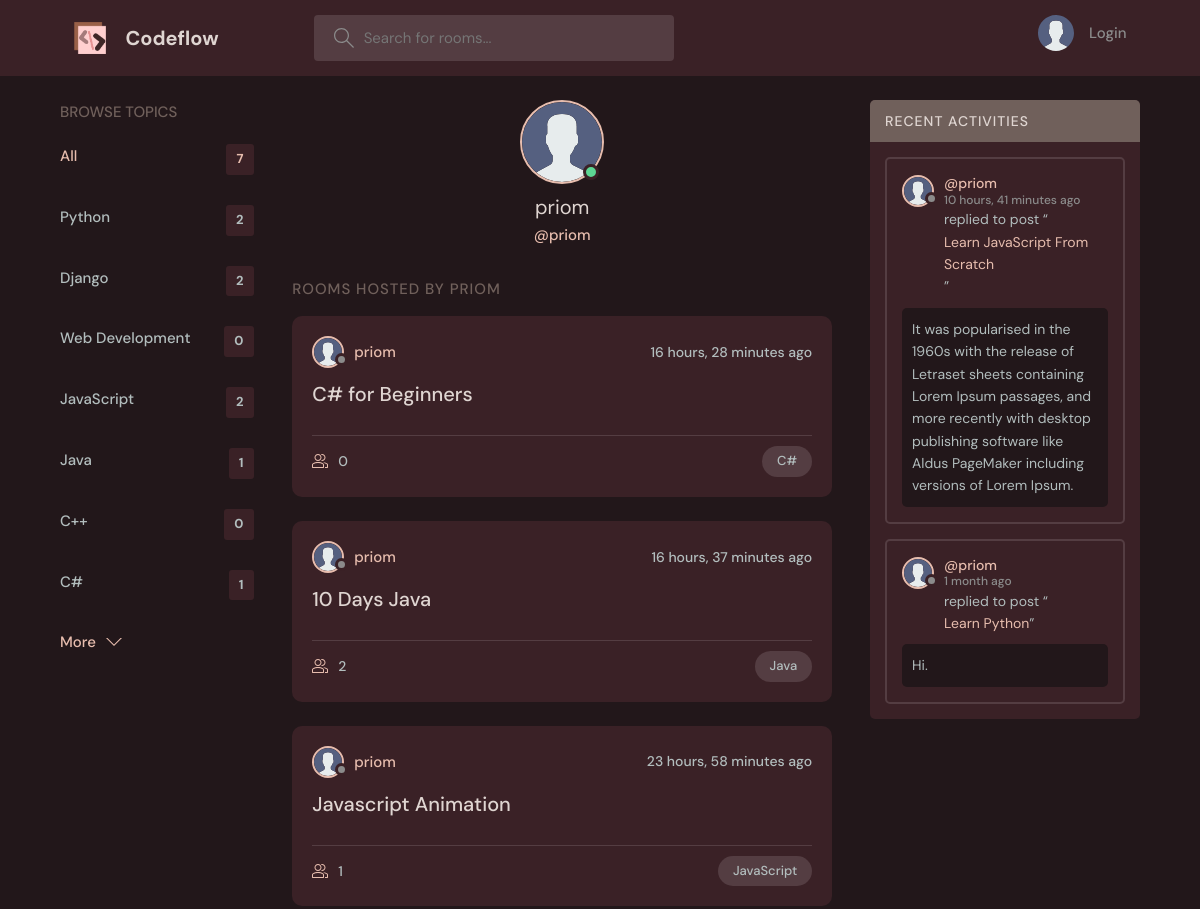
/profile/1/ (upper part), run on an earlier commit of the app's database.
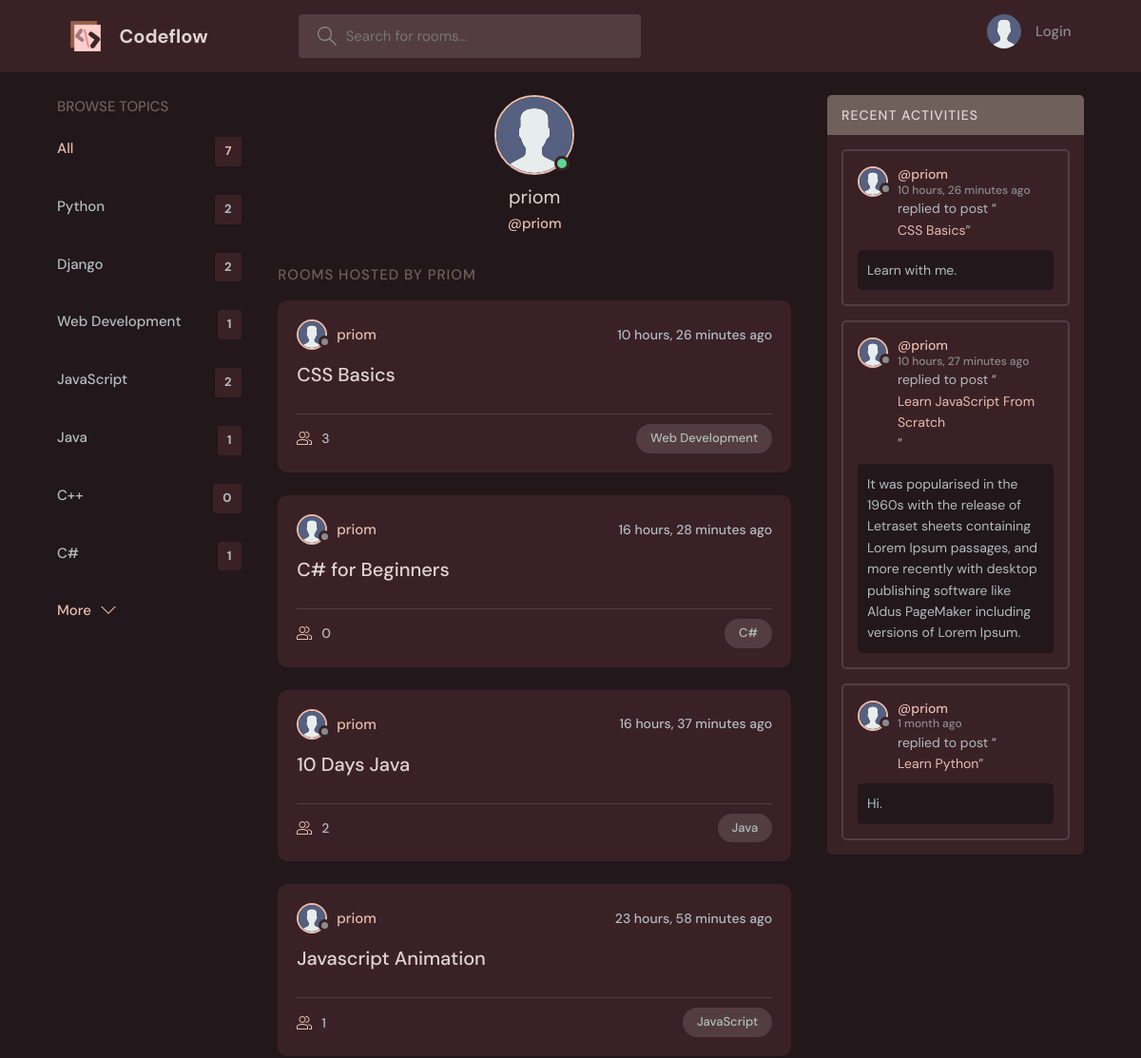
And on a later commit of the database.
### base/models.py (models this page shows, shortened)
class Topic(models.Model):
    name = models.CharField(max_length=200)

class Room(models.Model):
    host = models.ForeignKey(User, on_delete=models.SET_NULL, null=True)
    topic = models.ForeignKey(Topic, on_delete=models.SET_NULL, null=True)
    name = models.CharField(max_length=200)
    description = models.TextField(null=True, blank=True)
    participants = models.ManyToManyField(
        User, related_name='participants', blank=True)
    updated = models.DateTimeField(auto_now=True)
    created = models.DateTimeField(auto_now_add=True)
    class Meta:
        ordering = ['-updated', '-created']
    def __str__(self):
        return self.name

class Message(models.Model):
    user = models.ForeignKey(User, on_delete=models.CASCADE)
    room = models.ForeignKey(Room, on_delete=models.CASCADE)
    body = models.TextField()
    updated = models.DateTimeField(auto_now=True)
    created = models.DateTimeField(auto_now_add=True)
    class Meta:
        ordering = ['-updated', '-created']

### base/views.py (the view)
# urls.py: path('profile/<str:pk>/', views.userProfile, name="user-profile"),
def userProfile(request, pk):
    user = User.objects.get(id=pk)
    room = user.room_set.all()
    room_messages = user.message_set.all()
    topics = Topic.objects.all()
    context = {'user': user, 'room': room,
               'room_messages': room_messages, 'topics': topics}
    return render(request, 'base/profile.html', context)

### base/templates/base/profile.html (shortened to what this page needs)
{% extends 'main.html' %}
{% load static %}
{% block content %}
<main class="profile-page layout layout--3">
  <div class="container">
    {% include 'base/topics_component.html' %}
    <div class="roomList">
      <div class="profile">
        <div class="profile__avatar">
          <div class="avatar avatar--large active">
            <img src="{% static 'images/avatar.svg' %}" />
          </div>
        </div>
        <div class="profile__info">
          <h3>{{user.username}}</h3>
          <p>@{{user.username}}</p>
        </div>
      </div>
      <div class="roomList__header">
        <div>
          <h2>Rooms Hosted by {{user.username}}</a>
          </h2>
        </div>
      </div>
      {% include 'base/feed_component.html' %}
    </div>
    {% include 'base/activity_component.html' %}
  </div>
</main>
{% endblock content %}

### base/templates/base/topics_component.html
<div class="topics">
    <div class="topics__header">
        <h2>Browse Topics</h2>
    </div>
    <ul class="topics__list">
        <li>
            <a href="{% url 'home' %}" class="active">All <span>{{topics.count}}</span></a>
        </li>
        {% for topic in topics %}
        <li>
            <a href="{% url 'home' %}?q={{topic.name}}">{{topic.name}} <span>{{topic.room_set.all.count}}</span></a>
        </li>
        {% endfor %}
    </ul>
    <a class="btn btn--link" href="{% url 'topics' %}">
        More
        <svg version="1.1" xmlns="http://www.w3.org/2000/svg" width="32" height="32" viewBox="0 0 32 32">
            <title>chevron-down</title>
            <path d="M16 21l-13-13h-3l16 16 16-16h-3l-13 13z"></path>
        </svg>
    </a>
</div>

### base/templates/base/feed_component.html (shortened to what this page needs)
{% load static %}
{% for rooms in room %}
<div class="roomListRoom">
    <div class="roomListRoom__header">
        <a href="{% url 'user-profile' rooms.host.id %}" class="roomListRoom__author">
            <div class="avatar avatar--small">
                <img src="{% static 'images/avatar.svg' %}" />
            </div>
            <span>{{rooms.host.username}}</span>
        </a>
        <div class="roomListRoom__actions">
            <span>{{rooms.created|timesince}} ago</span>
        </div>
    </div>
    <div class="roomListRoom__content">
        <a href="{% url 'room' rooms.id %}">{{rooms.name}}</a>
    </div>
    <div class="roomListRoom__meta">
        <a href="{% url 'room' rooms.id %}" class="roomListRoom__joined">
            {{rooms.participants.all.count}}
        </a>
        <p class="roomListRoom__topic">{{rooms.topic.name}}</p>
    </div>
</div>
{% endfor %}

### base/templates/base/activity_component.html (shortened to what this page needs)
{% load static %}
<div class="activities">
    <div class="activities__header">
        <h2>Recent Activities</h2>
    </div>
    {% for message in room_messages %}
    <div class="activities__box">
        <div class="activities__boxHeader roomListRoom__header">
            <a href="{% url 'user-profile' message.user.id %}" class="roomListRoom__author">
                <div class="avatar avatar--small">
                    <img src="{% static 'images/avatar.svg' %}" />
                </div>
                <p>
                    @{{message.user}}
                    <span>{{message.created|timesince}} ago</span>
                </p>
            </a>
        </div>
        <div class="activities__boxContent">
            <p>replied to post “<a href="{% url 'room' message.room.id %}">{{message.room}}</a>”</p>
            <div class="activities__boxRoomContent">
                {{message.body}}
            </div>
        </div>
    </div>
    {% endfor %}
</div>

What changed in the data, as far as the page shows it:
removed Message: user "priom", created "10 hours, 41 minutes", room "Learn JavaScript From Scratch", body "It was popularised in the 1960s with the release of Letraset sheets containing Lorem Ipsum passages, and more recently with desktop publishing software like Aldus PageMaker including versions of Lorem Ipsum."
computed for Topic "Web Development": room_set.all.count "0" → "1"
added Room: host.username "priom", created "10 hours, 26 minutes", name "CSS Basics", participants.all.count "3", topic.name "Web Development"
added Message: user "priom", created "10 hours, 26 minutes", room "CSS Basics", body "Learn with me."
added Message: user "priom", created "10 hours, 27 minutes", room "Learn JavaScript From Scratch", body "It was popularised in the 1960s with the release of Letraset sheets containing Lorem Ipsum passages, and more recently with desktop publishing software like Aldus PageMaker including versions of Lorem Ipsum."
